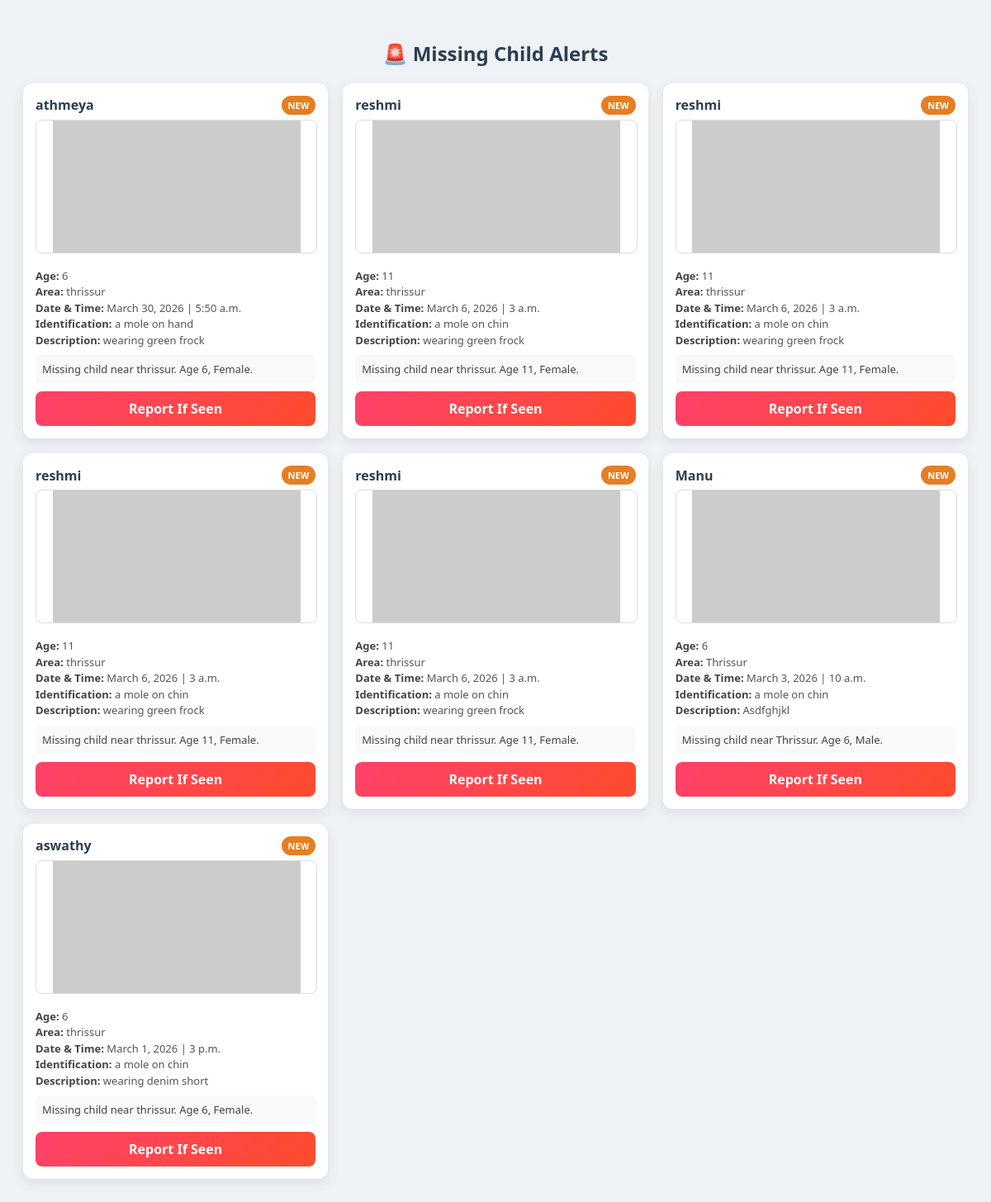
The app's page /society_alert_list/ (signed in) with its own data.
### childmissedapp/models.py (models this page shows, shortened)
class SocietyAlert(models.Model):
    case = models.ForeignKey(MissingChildCase, on_delete=models.CASCADE)
    society_user = models.ForeignKey(SocialMediaUser, on_delete=models.CASCADE)
    alert_message = models.TextField()
    alert_lat = models.FloatField()
    alert_lng = models.FloatField()
    found_lat = models.FloatField(null=True, blank=True)
    found_lng = models.FloatField(null=True, blank=True)
    found_photo = models.ImageField(upload_to='found_photos/', null=True, blank=True)
    status = models.CharField(
        max_length=20,
        choices=[('SENT', 'Sent'), ('REPORTED', 'Reported')],
        default='SENT'
    )
    created_at = models.DateTimeField(auto_now_add=True)

class MissingChildCase(models.Model):
    user = models.ForeignKey('childmissedapp.userreg', on_delete=models.CASCADE)
    helpline = models.ForeignKey(
        'childmissedapp.HelplineRegister',
        on_delete=models.CASCADE,
        null=True,
        blank=True
    )
    STATUS_CHOICES = (
        ('PENDING', 'Pending'),
        ('APPROVED', 'Approved'),
        ('FOUND', 'Found'),
    )
    status = models.CharField(
        max_length=10,
        choices=STATUS_CHOICES,
        default='PENDING'
    )
    case_number = models.CharField(max_length=10, unique=True, blank=True)
    child_name = models.CharField(max_length=200)
    child_age = models.IntegerField()
    gender = models.CharField(max_length=20)
    identification_marks = models.TextField()
    description = models.TextField()
    missing_location = models.CharField(max_length=300)
    missing_date = models.DateField()
    missing_time = models.TimeField(default='12:00')
    photo = models.ImageField(upload_to='child_photos/', null=True, blank=True)
    video = models.FileField(upload_to='child_videos/', null=True, blank=True)
    created_at = models.DateTimeField(auto_now_add=True)

### childmissedapp/views.py (the view)
# urls.py: path('society_alert_list/', views.society_alert_list,name='society_alert_list'),
def society_alert_list(request):
    email = request.session.get('email')
    if not email:
        return redirect('societylogin')
    user = SocialMediaUser.objects.get(email=email)
    alerts = SocietyAlert.objects.filter(society_user=user).order_by('-created_at')
    return render(request, 'society_alert_list.html', {
        'alerts': alerts
    })

### childmissedapp/templates/society_alert_list.html (shortened to what this page needs)
<!DOCTYPE html>
<html>
<head>
</head>
<body>
<h2>🚨 Missing Child Alerts</h2>
<div class="grid">
{% for a in alerts %}
<div class="card">
    <div class="card-header">
        <div class="child-name">{{ a.case.child_name }}</div>
        {% if a.status == "REPORTED" %}
            <span class="status reported">REPORTED</span>
        {% else %}
            <span class="status new">NEW</span>
        {% endif %}
    </div>
    {% if a.found_photo %}
        <img src="{{ a.found_photo.url }}" alt="Found Photo">
    {% else %}
        <img src="https://via.placeholder.com/300x160?text=No+Image">
    {% endif %}
    <div class="info">
        <span class="label">Age:</span> {{ a.case.child_age }} <br>
        <span class="label">Area:</span> {{ a.case.missing_location }} <br>
        <span class="label">Date & Time:</span> {{ a.case.missing_date }} | {{ a.case.missing_time }} <br>
        <span class="label">Identification:</span> {{ a.case.identification_marks|truncatechars:50 }} <br>
        <span class="label">Description:</span> {{ a.case.description|truncatechars:60 }}
    </div>
    <div class="alert-msg">
        {{ a.alert_message }}
    </div>
    <a href="{% url 'report_child_found' a.id %}" class="action-btn">
        Report If Seen
    </a>
</div>
{% empty %}
<div class="empty">No alerts available</div>
{% endfor %}
</div>
</body>
</html>

### childmissedapp/templates/society_alert_list.html (style rules this page uses)
body { background:#eef2f7; font-family:'Segoe UI', sans-serif; padding:20px; }
h2 { text-align:center; margin-bottom:20px; color:#2c3e50; }
.grid { display:grid; grid-template-columns: repeat(auto-fill, minmax(320px, 1fr)); gap:18px; }
.card { background:#fff; border-radius:12px; padding:15px; box-shadow:0 5px 15px rgba(0,0,0,0.08); transition:0.25s; display:flex; flex-direction:column; justify-content:space-between; }
.card img { width:100%; height:160px; object-fit:contain; border-radius:8px; margin-bottom:10px; border:1px solid #ddd; }
.card-header { display:flex; justify-content:space-between; align-items:center; margin-bottom:6px; }
.child-name { font-size:16px; font-weight:600; color:#2c3e50; }
.status { font-size:11px; padding:4px 8px; border-radius:12px; font-weight:600; color:#fff; }
.new { background:#e67e22; }
.info { font-size:13px; color:#555; line-height:1.5; margin:8px 0; }
.label { font-weight:600; color:#444; }
.alert-msg { font-size:13px; background:#f8f9fa; padding:8px; border-radius:6px; margin-bottom:10px; color:#444; }
.action-btn { display:block; text-align:center; padding:10px; border-radius:8px; background:linear-gradient(135deg, #ff416c, #ff4b2b); color:#fff; text-decoration:none; font-weight:600; transition:0.3s; }

### records on screen
SocietyAlert: case.child_name "athmeya", status "NEW", case.child_age "6", case.missing_location "thrissur", case.missing_date "March 30, 2026", case.missing_time "5:50 a.m.", case.identification_marks "a mole on hand", case.description "wearing green frock", alert_message "Missing child near thrissur. Age 6, Female."
SocietyAlert: case.child_name "reshmi", status "NEW", case.child_age "11", case.missing_location "thrissur", case.missing_date "March 6, 2026", case.missing_time "3 a.m.", case.identification_marks "a mole on chin", case.description "wearing green frock", alert_message "Missing child near thrissur. Age 11, Female."
SocietyAlert: case.child_name "reshmi", status "NEW", case.child_age "11", case.missing_location "thrissur", case.missing_date "March 6, 2026", case.missing_time "3 a.m.", case.identification_marks "a mole on chin", case.description "wearing green frock", alert_message "Missing child near thrissur. Age 11, Female."
SocietyAlert: case.child_name "reshmi", status "NEW", case.child_age "11", case.missing_location "thrissur", case.missing_date "March 6, 2026", case.missing_time "3 a.m.", case.identification_marks "a mole on chin", case.description "wearing green frock", alert_message "Missing child near thrissur. Age 11, Female."
SocietyAlert: case.child_name "reshmi", status "NEW", case.child_age "11", case.missing_location "thrissur", case.missing_date "March 6, 2026", case.missing_time "3 a.m.", case.identification_marks "a mole on chin", case.description "wearing green frock", alert_message "Missing child near thrissur. Age 11, Female."
SocietyAlert: case.child_name "Manu", status "NEW", case.child_age "6", case.missing_location "Thrissur", case.missing_date "March 3, 2026", case.missing_time "10 a.m.", case.identification_marks "a mole on chin", case.description "Asdfghjkl", alert_message "Missing child near Thrissur. Age 6, Male."
SocietyAlert: case.child_name "aswathy", status "NEW", case.child_age "6", case.missing_location "thrissur", case.missing_date "March 1, 2026", case.missing_time "3 p.m.", case.identification_marks "a mole on chin", case.description "wearing denim short", alert_message "Missing child near thrissur. Age 6, Female."
